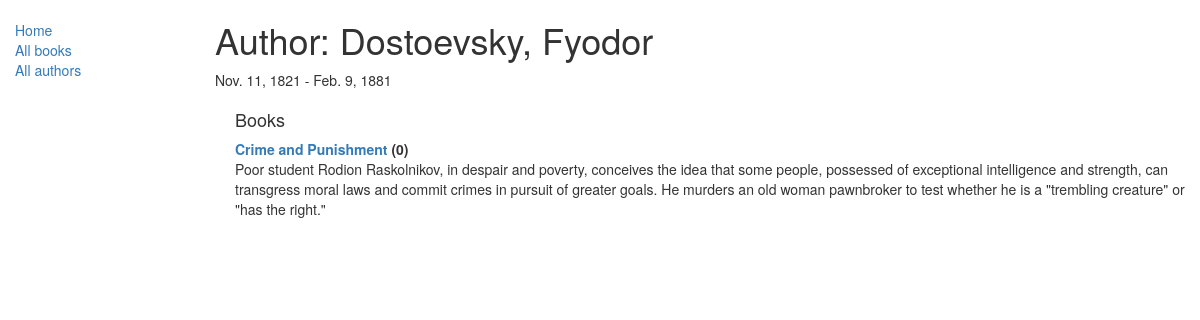
Page /catalog/authors/3/ on the committed database.
### catalog/models.py (models this page shows, shortened)
class Author(models.Model):
    first_name = models.CharField(max_length=100)
    last_name = models.CharField(max_length=100)
    date_of_birth = models.DateField(null=True, blank=True)
    date_of_death = models.DateField('Died', null=True, blank=True)
    def __str__(self):
        return '%s, %s' % (self.last_name, self.first_name)
    class Meta:
        ordering = ['last_name']

class Book(models.Model):
    title = models.CharField(max_length=200)
    author = models.ForeignKey('Author', on_delete=models.SET_NULL, null=True)
    summary = models.TextField(max_length=1000, help_text="Enter a brief description of the book")
    isbn = models.CharField('ISBN',max_length=13, help_text='13 Character <a href="https://www.isbn-international.org/content/what-isbn">ISBN number</a>')
    genre = models.ManyToManyField(Genre, help_text="Select a genre for this book")
    def __str__(self):
        return self.title
    language = models.ForeignKey(
        'Language', on_delete=models.SET_NULL, null=True)
    def display_genre(self):
        """
        Creates a string for the Genre. This is required to display genre in Admin.
        """
        return ', '.join([genre.name for genre in self.genre.all()[:3]])
    display_genre.short_description = 'Genre'

### catalog/views.py (the view)
# urls.py: path('authors/<int:pk>/', views.AuthorDetailView.as_view(), name='author-detail'),
class AuthorDetailView(generic.DetailView):
    model = Author

### catalog/templates/catalog/author_detail.html
{% extends "base_generic.html" %}
{% block content %}
<h1>Author: {{ author }} </h1>
<p>{{author.date_of_birth}} - {% if author.date_of_death %}{{author.date_of_death}}{% endif %}</p>
<div style="margin-left:20px;margin-top:20px">
<h4>Books</h4>
<dl>
{% for book in author.book_set.all %}
  <dt><a href="{% url 'book-detail' book.pk %}">{{book}}</a> ({{book.bookinstance_set.all.count}})</dt>
  <dd>{{book.summary}}</dd>
  {% empty %}
  <p>This author has no books.</p>
{% endfor %}
</dl>
</div>
{% endblock %}

### rows in the picture
Author: last_name+first_name "Dostoevsky, Fyodor", date_of_birth "Nov. 11, 1821", date_of_death "Feb. 9, 1881"
Book: title "Crime and Punishment", bookinstance_set.all.count "0", summary "Poor student Rodion Raskolnikov, in despair and poverty, conceives the idea that some people, possessed of exceptional intelligence and strength, can transgress moral laws and commit crimes in pursuit of greater goals. He murders an old woman pawnbroker to test whether he is a \"trembling creature\" or \"has the right.\""
